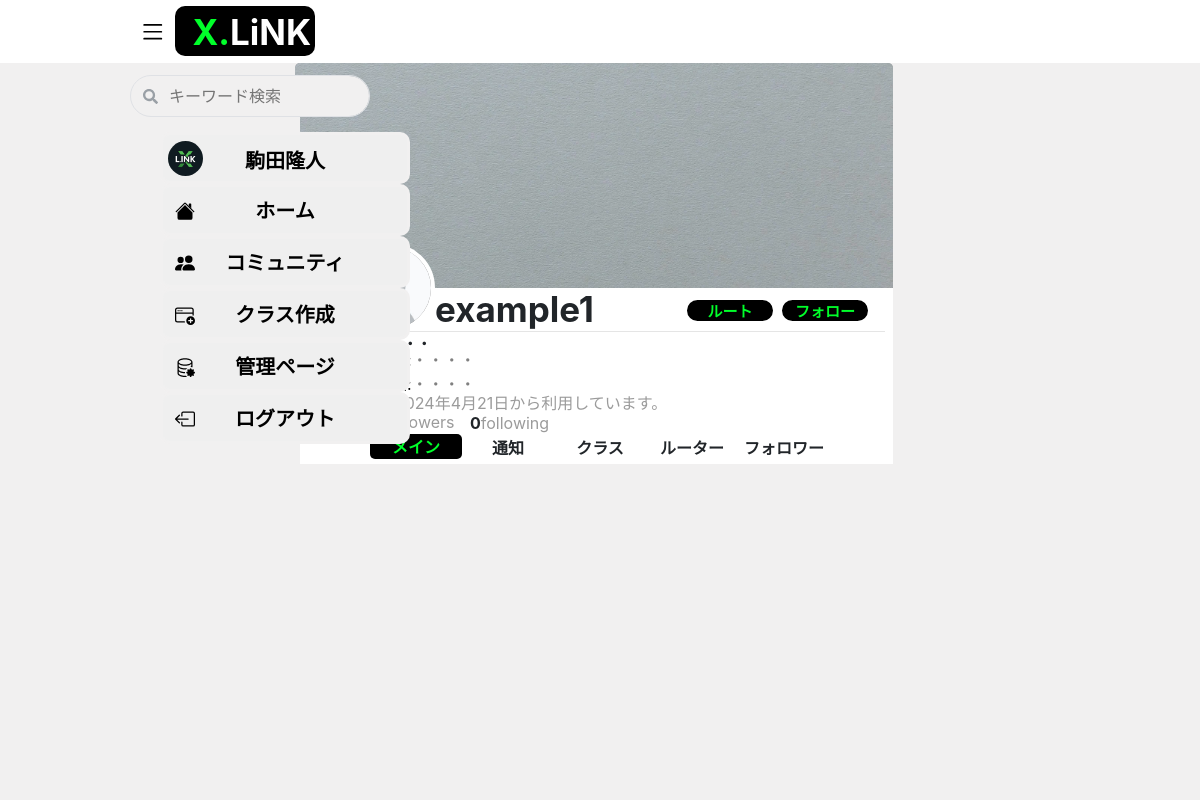
The app's page /account/example1/ (signed in), older data.
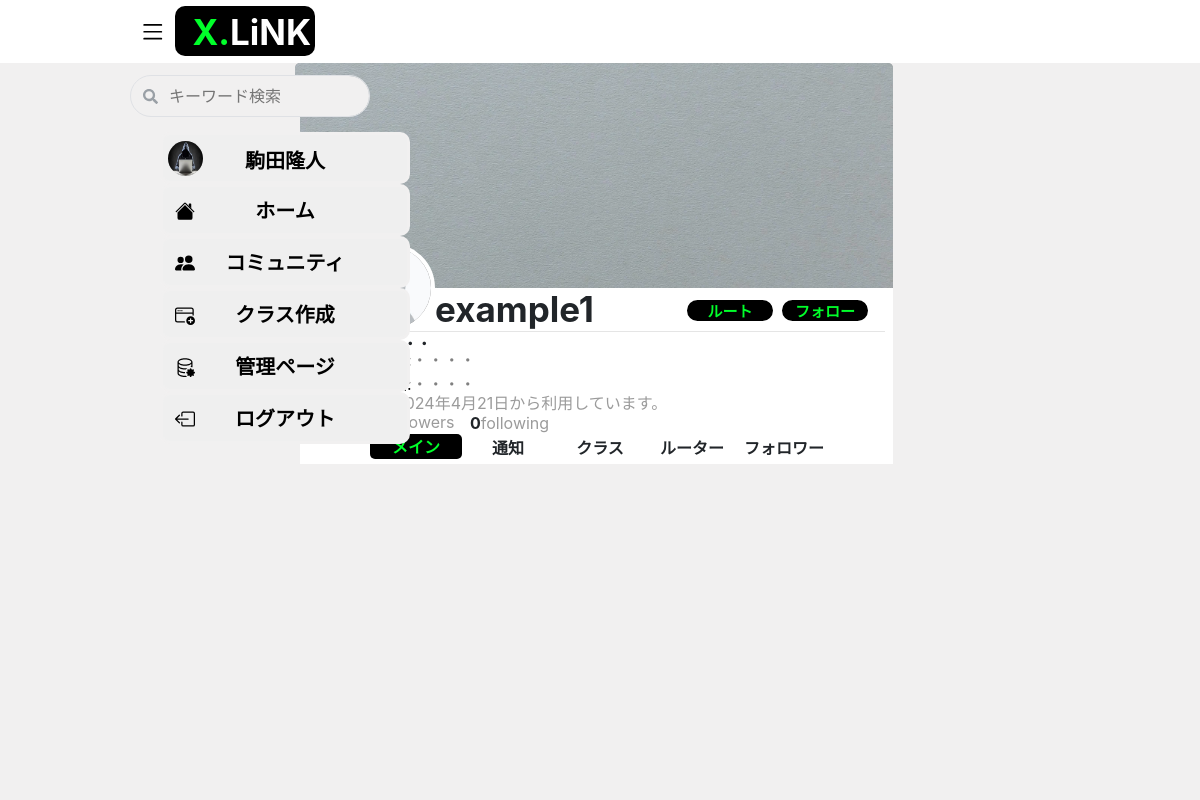
The same page, newer data.
### xlink/models.py (models this page shows)
class Account(models.Model):
    mainuser = models.ForeignKey(User,  on_delete=models.PROTECT, verbose_name="メインユーザー", blank=True, null=True, default="")
    name = models.CharField(max_length=15, verbose_name='ユーザー名', blank=True, null=True, default="")
    image = models.ImageField(upload_to='image/', verbose_name="バックイメージ", default='image/sample.jpg')
    icon = models.ImageField(upload_to='icon/', verbose_name="アイコン",  default='icon/5770f01a32c3c53e90ecda61483ccb08.jpg')
    infomation = models.TextField(max_length=180, verbose_name="紹介文",blank=True, null=True, default="・・・・")
    hobby =  models.CharField(max_length=8, default="・・・・")
    detail = models.CharField(max_length=8, default="・・・・")
    created_at = models.DateTimeField(auto_now_add=True,null=True  ,verbose_name='作成日')
    def __str__(self):
        return str(self.name)
    class Meta:
        verbose_name_plural = 'Account'

### xlink/views.py (the view)
# urls.py: path('account/<str:name>/', views.room, name="room"),
def room(request, name):
    name = Account.objects.get(name=name)
    groups = Group.objects.filter(managername=name)
    accounts=Account.objects.order_by("-created_at")[:100000]
    comments=Comment.objects.order_by("-created_at")[:100000]
    rooms=Account.objects.order_by("-name")[:10000]
    current_user=request.GET.get("user")
    logged_in_user = request.user.username
    user_followers = len(FollowCount.objects.filter(user=name))
    user_following = len(FollowersCount.objects.filter(follower=name))
    user_followers0 = FollowersCount.objects.filter(user=name)
    followers = FollowersCount.objects.filter(user=name)
    followings = FollowersCount.objects.filter(follower=name)
    user_root0 = AccountRoot.objects.filter(rooter=name)
    roots = AccountRoot.objects.filter(rooter=name)
    rooters = AccountRoot.objects.filter(user=name)
    root_class = []
    user_followers1 =[]
    for i in user_followers0:
        user_followers0 = i.follower
        user_followers1.append(user_followers0)
    if logged_in_user in user_followers1:
        follow_button_value = "following"
    else:
        follow_button_value = "follow"
    for root in rooters:
        class_rooter_id = root.user
        root_class.append(class_rooter_id)
    if logged_in_user in root_class:
        root_button_value = "rooting"
    else:
        root_button_value = "root"
    template = loader.get_template("profile.html")
    context = {
        "rooms": rooms,
        "groups": groups,
        "comments": comments,
        "accounts":accounts,
        "room": name,
        "roots": roots,
        "followers": followers,
        "followings": followings,
        "rooters": rooters,
        "user_root0": user_root0 ,
        "user_followers0": user_followers0,
        "current_user": current_user,
        "logged_in_user": logged_in_user,
        "user_followers": user_followers,
        "user_following": user_following,
        "follow_button_value": follow_button_value,
        "root_button_value": root_button_value
        }
    return HttpResponse(template.render(context, request))

### accounts/models.py (called while the page is built)
    @property
    def is_active(self):
        return self.active

### templates/profile.html (shortened to what this page needs)
{% extends "base.html" %}
{%load static%}
{% load crispy_forms_tags %}
{% block extra_head %}
  <link rel="stylesheet" href="{% static 'css/profile.css'%}">
{% endblock %}
{% block content %}
<main>
    <nav class="name_bord">
      <div>
        <span>
          <img src="/media/{{room.image}}" class="image_user"/>
          <br>
          <div class="user-main-data">
            <span><div class="lkooscao"><b>{{room.name}}</b></div></span>
            <hr class="hr_style">
            {% if room.mainuser == user %}
            <div class="dsch">
                <a class="side_name" href='edit/'>
                    <button class="edit_profile">
                        <div class="edit"><b>プロフィール編集</b></div>
                    </button>
                </a>
              </div>
            {% else %}
            <form id="follow_button" action="/follow_counts" method="post">
              {% if follow_button_value == 'follow' %}
              <button class="follow" type="submit"><b>フォロー</b><div style="display:none;">{{user.username}}</div></button>
              {% else %}
              <input type="hidden" name="value" value="unfollow" readonly/>
              <button class="following" type="submit"><b>フォロー中</b><div style="display:none;">{{user.username}}</div></button>
              {% endif %}
            </form>
            <form id="post_button" action="/root_count" method="post">
              {% if root_button_value == 'root' %}
              <button class="root1" type="submit"><b>ルート</b><div style="display: none;">{{user.username}}</div></button>
              {% elif room.name == user %}
              <div class="dcbsdhc"></div>
              {% else %}
              <input type="hidden" name="value" value="unroot" readonly/>
              <button class="rooting1" type="submit"><b>ルート中</b><div style="display: none;">{{user.username}}</div></button>
              {% endif %}
            </form>
            {% endif %}
            <b><div class="info">{{room.infomation }}</div></b>
            <br>
            <div class="hobbys"><span class="data_base">趣味:</span>{{room.hobby}}</div>
            <div class="details"><span class="data_base">詳細:</span>{{room.detail}}</div>
            <li class="class">
              <span>
                <div class="sdjvhsu">
                  <span class="group">
                    <div style='margin-left: 0px; margin-top: -20px; color: rgb(155, 155, 155);'>{{room.created_at|date:'Y年n月j日'}}から利用しています。</div>
                  </span>
                </div>
              </span>
            </li>
            <li class="followerscount">
              <span><b>{{user_followers}}</b></span>
              <div class="followandfollower">followers</div>
            </li>
            <li class="followingcount">
              <span><b>{{user_following}}</b></span>
              <div class="followandfollower">following</div>
            </li>
            <br>
            <ul class="tab2-group">
              <li class="tab2 tab2-A is-active2">
                  <div class="menu"><b>メイン</b></div>
              </li>
              <li class="tab2 tab2-B">
                  <div class="menu4"><b>通知</b></div>
              </li>
              <li class="tab2 tab2-C">
                <div class="menu4"><b>クラス</b></div>
            </li>
              <li class="tab2 tab2-D">
                  <div class="menu4"><b>ルーター</b></div>
              </li>
              <li class="tab2 tab2-E">
                  <div class="menu4"><b>フォロワー</b></div>
              </li>
            </ul>
          </div>
        </span>
      </div>
      <div class="panel2-group">
        <div class="panel2 tab2-A is-show2">
            <div class="class_post_field">
              <ul>
                <li style="color: rgb(241, 240, 240);">
                </li>
              </ul>
            </div>
          </div>
        </div>
    </nav>
</main>
{% endblock %}

### templates/header.html (shortened to what the changed rows need)
<!DOCTYPE html>
{%load static%}
{% load crispy_forms_tags %}
<html lang="en">
    <head>
        <link rel="stylesheet" href="https://stackpath.bootstrapcdn.com/bootstrap/4.1.3/css/bootstrap.min.css">
        <link rel="stylesheet" type="text/css" href="{% static 'css/header.css' %}">
        <link rel="stylesheet" href="https://stackpath.bootstrapcdn.com/bootstrap/4.1.3/css/bootstrap.min.css">
        <link href="https://stackpath.bootstrapcdn.com/font-awesome/4.7.0/css/font-awesome.min.css" rel="stylesheet">
        <link rel="stylesheet" type="text/css" href="https://coco-factory.jp/ugokuweb/wp-content/themes/ugokuweb/data/reset.css">
        <link rel="stylesheet" type="text/css" href="https://cdn.jsdelivr.net/npm/slick-carousel@1.8.1/slick/slick.css">
        <link rel="stylesheet" type="text/css" href="https://coco-factory.jp/ugokuweb/wp-content/themes/ugokuweb/data/6-1-7/css/6-1-7.css">
    </head>
    <body class="container py-5">
        <header class="container py-5">
            <div class="header">
                <h1>
                    <div class="head">
                        <button class="nemu_list" id="list_button"  onMouseOver="changeColor_list()" onMouseOut="revertColor_list()">
                        </button>
                        <div class="headline">
                            <b class="x">X.</b><b class="linkS">LiNK</b>
                        </div>
                    </div>
                </h1>
            </div>
        </header>
        <aside class="container py-5">
            <div class="main_bord2">
            <span class="aside_bord">
                <ul class="nemu_bord">
                    {% for room in rooms %}
                    {% if user == room.mainuser%}
                    <li style="color: rgb(241, 240, 240);">
                        <a class="side_name" href="{% url 'xlink:room' room.name %}">
                            <button   id="nemu_button"  onMouseOver="changeColor1()" onMouseOut="revertColor1()"class="border_1">
                                <img class="image1_bord" src="/media/{{room.icon}}" alt="">
                                <b><div class="account">{{room.name}}</div></b>
                            </button>
                        </a>
                    </li>
                    {% endif %}
                    {% endfor%}
                </ul>
            </span>
        </aside>
    </body>
</html>

Row changes from the older to the newer data that the page shows:
changed Account "駒田隆人": icon: a different picture
